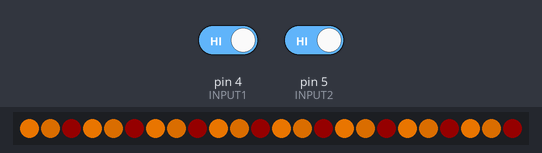
Simulated run of this sketch. Board: Arduino Uno, built with avr-gcc and run on an emulated ATmega328P. Shown: 24 RGB LEDs in strip order, left to right. Inputs (shaded band) come from the test bench; at power-on: pin 4 (INPUT1) HIGH, pin 5 (INPUT2) HIGH. Dim RGB values are drawn brighter than linear; random numbers use the default seed unless the sketch sets one; what the sketch prints to the serial monitor is not drawn.

Above: at 1.29 s.
1.3 s: pin 4 (INPUT1) driven LOW
4.3 s: pin 5 (INPUT2) driven LOW
At 5.5 s:
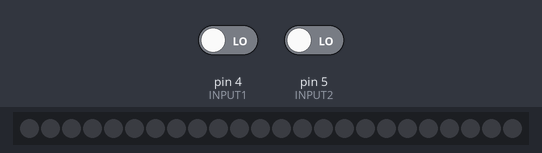
5.8 s: pin 4 (INPUT1) driven HIGH
At 7.45 s:
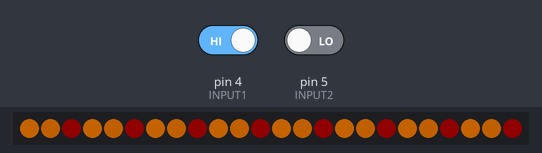
8.3 s: pin 5 (INPUT2) driven HIGH
At 10.42 s:
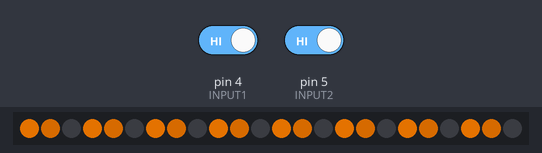

Measured:
- after the input at 5.8 s, the LEDs: first change after 0.17 s (image 2 shows a later state)

The sketch:

still.ino
```cpp
// Decoy Still - Fake fire

// https://github.com/adafruit/Adafruit_NeoPixel
#include <Adafruit_NeoPixel.h>

#define PIN   2
#define LEDS  24

#define INPUT1  4
#define INPUT2  5


Adafruit_NeoPixel strip = Adafruit_NeoPixel(24, PIN, NEO_GRB + NEO_KHZ800);
uint32_t off = strip.Color(0, 0, 0);
int brightness;
String buffer;


void setup() {
    pinMode(INPUT1, INPUT);
    pinMode(INPUT2, INPUT);

    strip.begin();
    strip.setBrightness(255);
    strip.show();

    brightness = 127;
    buffer = "";

    Serial.begin(9600);
    Serial.println("type in a new brightness level (1-256)...");
}


void readBrightness() {
    int a = digitalRead(INPUT1);
    int b = digitalRead(INPUT2);

    if (a == LOW && b == LOW) {
        brightness = 0;
    } else if (a == LOW && b == HIGH) {
        brightness = 40;
    } else if (a == HIGH && b == LOW) {
        brightness = 80;
    } else if (a == HIGH && b == HIGH) {
        brightness = 127;
    }
}


void loop() {
    if (Serial.available()) {
        char c = Serial.read();
        if ( c == '\n') {
            brightness = buffer.toInt();
            buffer = "";
        } else if (c >= '0' && c <= '9') {
            buffer += c;
        }
    }

    readBrightness();
    if (brightness == 0) {
        for (int x=0; x< LEDS; x++) {
            strip.setPixelColor(x, off);
        }
        strip.show();
        delay(200);
        return;
    }

    int r1 = min(255, brightness + random(brightness/2));
    int g1 = r1/2;

    int r2 = min(255, brightness + random(brightness/2));
    int g2 = r2/2;

    int r3 = random(brightness);

    for (int x=0; x < LEDS; x+=3) {
        strip.setPixelColor(x, r1, g1, 0);
        strip.setPixelColor(x+1, r2, g2, 0);
        strip.setPixelColor(x+2, r3, 0, 0);
    }
    strip.show();
    delay(random(20, 150));
}
```
